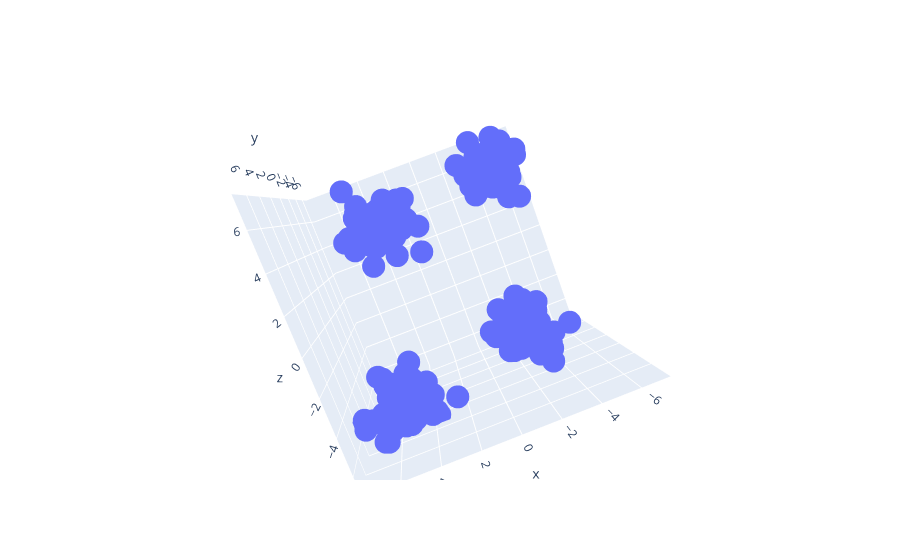

This figure's notebook cell:
### Code cell
import plotly.express as px
fig = px.scatter_3d(x=X[:,0], y=X[:,1], z=X[:,2])
fig.show()

### Figure 1 — Plotly figure (JSON) as saved in the notebook; plotly's stock layout.template omitted (floating-point values rounded to 4 significant figures; data arrays with more than 128 entries replaced by an {"elided": "..."} marker saying what was removed)
{"data": [{"hovertemplate": "x=%{x}<br>y=%{y}<br>z=%{z}<extra></extra>", "legendgroup": "", "marker": {"color": "#636efa", "symbol": "circle"}, "mode": "markers", "name": "", "scene": "scene", "showlegend": false, "type": "scatter3d", "x": {"elided": "200 float values"}, "y": {"elided": "200 float values"}, "z": {"elided": "200 float values"}}], "layout": {"autosize": true, "legend": {"tracegroupgap": 0}, "margin": {"t": 60}, "scene": {"aspectmode": "auto", "aspectratio": {"x": 1.017, "y": 1.011, "z": 0.9724}, "camera": {"center": {"x": 0, "y": 0, "z": 0}, "eye": {"x": 0.05849, "y": 1.969, "z": 0.2722}, "projection": {"type": "perspective"}, "up": {"x": -0.3477, "y": 0.02883, "z": 0.9372}}, "domain": {"x": [0, 1], "y": [0, 1]}, "xaxis": {"title": {"text": "x"}, "type": "linear"}, "yaxis": {"title": {"text": "y"}, "type": "linear"}, "zaxis": {"title": {"text": "z"}, "type": "linear"}}}}
